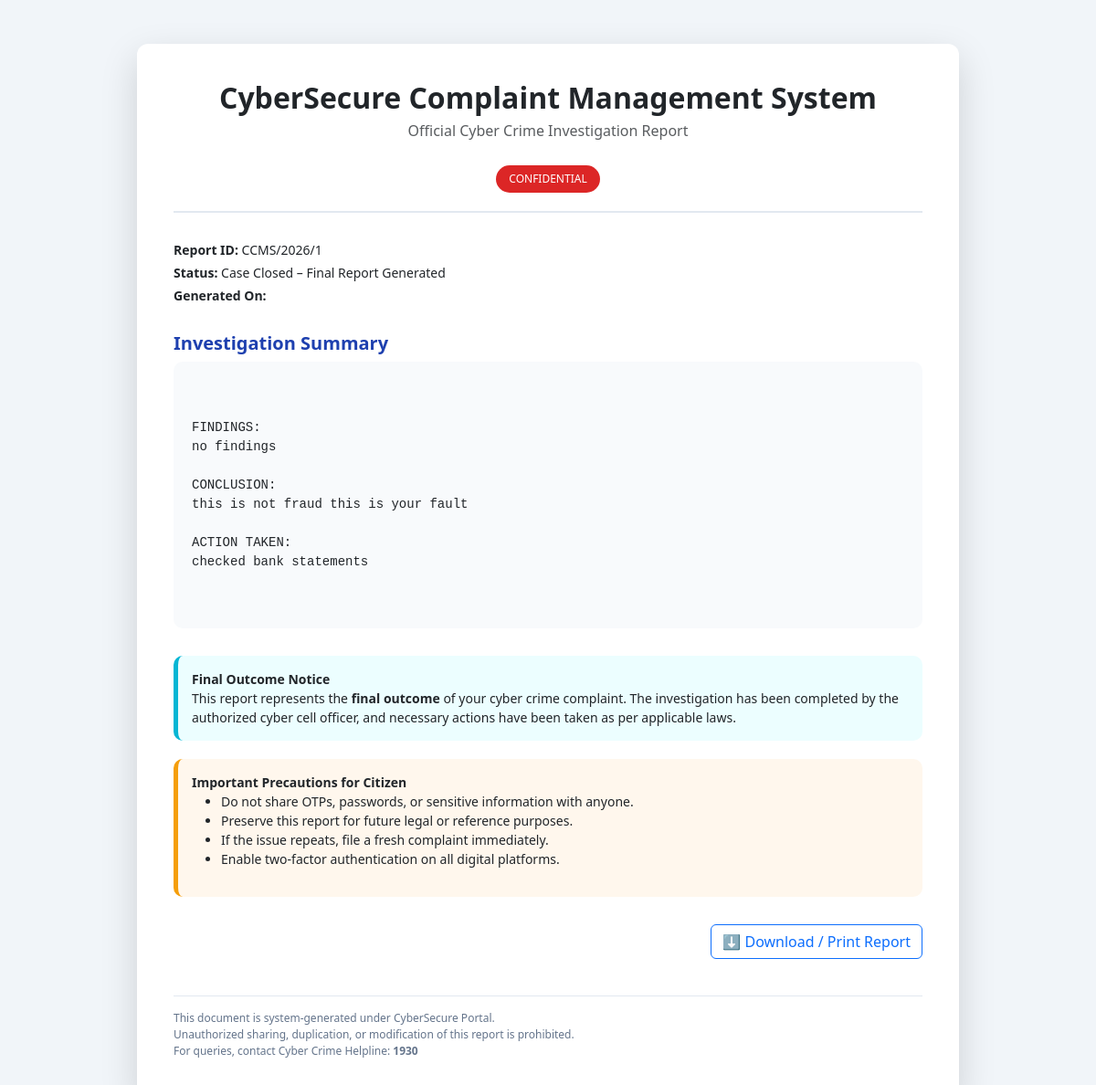
Screenshot of /citizen/report/1 (signed in) with the database file from the repository.
### tables this page shows
CREATE TABLE complaints (
    id INTEGER PRIMARY KEY AUTOINCREMENT,
    user_id INTEGER,
    title TEXT,
    description TEXT,
    category TEXT,
    status TEXT DEFAULT 'Submitted',
    created_at TEXT
, officer_id INTEGER, report_id TEXT, report TEXT);

### app.py (the view)
@app.route('/citizen/report/<int:cid>')
@login_required(role='citizen')
def view_report(cid):
    conn = sqlite3.connect('database.db')
    cursor = conn.cursor()
    cursor.execute("""
        SELECT report, report_id
        FROM complaints
        WHERE id=?
    """, (cid,))
    data = cursor.fetchone()
    conn.close()
    return render_template(
        'citizen/report.html',
        report=data[0],
        report_id=data[1]
    )

### app.py (called while the page is built)
def login_required(role=None):
    def decorator(f):
        @wraps(f)
        def wrapped(*args, **kwargs):
            if 'user_id' not in session:
                return redirect('/login')
            if role and session.get('role') != role:
                return redirect('/login')
            return f(*args, **kwargs)
        return wrapped
    return decorator

### templates/citizen/report.html (shortened to what this page needs)
<!DOCTYPE html>
<html>
<head>
    <link href="https://cdn.jsdelivr.net/npm/bootstrap@5.3.2/dist/css/bootstrap.min.css" rel="stylesheet">
</head>
<body>
<div class="container my-5">
    <div class="report-box">
        <div class="header">
            <h2>CyberSecure Complaint Management System</h2>
            <p class="text-muted">Official Cyber Crime Investigation Report</p>
            <span class="badge-confidential">CONFIDENTIAL</span>
        </div>
        <div class="meta">
            <p><b>Report ID:</b> {{ report_id }}</p>
            <p><b>Status:</b> Case Closed – Final Report Generated</p>
            <p><b>Generated On:</b> {{ generated_date }}</p>
        </div>
        <h5 class="section-title">Investigation Summary</h5>
        <div class="report-content">
{{ report }}
        </div>
        <div class="notice">
            <b>Final Outcome Notice</b><br>
            This report represents the <b>final outcome</b> of your cyber crime complaint.
            The investigation has been completed by the authorized cyber cell officer,
            and necessary actions have been taken as per applicable laws.
        </div>
        <div class="precaution">
            <b>Important Precautions for Citizen</b>
            <ul>
                <li>Do not share OTPs, passwords, or sensitive information with anyone.</li>
                <li>Preserve this report for future legal or reference purposes.</li>
                <li>If the issue repeats, file a fresh complaint immediately.</li>
                <li>Enable two-factor authentication on all digital platforms.</li>
            </ul>
        </div>
        <div class="actions">
            <button onclick="window.print()" class="btn btn-outline-primary">
                ⬇ Download / Print Report
            </button>
        </div>
        <div class="footer">
            This document is system-generated under CyberSecure Portal.<br>
            Unauthorized sharing, duplication, or modification of this report is prohibited.<br>
            For queries, contact Cyber Crime Helpline: <b>1930</b>
        </div>
    </div>
</div>
</body>
</html>

### templates/citizen/report.html (style rules this page uses)
body { background:#f1f5f9; }
.report-box { max-width:900px; margin:auto; background:white; padding:40px; border-radius:12px; box-shadow:0 15px 40px rgba(0,0,0,.15); }
.header { text-align:center; border-bottom:2px solid #e2e8f0; padding-bottom:20px; margin-bottom:30px; }
.header h2 { font-weight:700; margin-bottom:5px; }
.badge-confidential { background:#dc2626; color:white; padding:6px 14px; border-radius:20px; font-size:12px; display:inline-block; margin-top:10px; }
.meta p { margin:4px 0; font-size:14px; }
.section-title { margin-top:30px; font-weight:600; color:#1e40af; }
.report-content { background:#f8fafc; padding:20px; border-radius:10px; white-space:pre-wrap; font-family:monospace; font-size:14px; }
.notice { background:#ecfeff; border-left:5px solid #06b6d4; padding:15px; border-radius:10px; margin-top:30px; font-size:14px; }
.precaution { background:#fff7ed; border-left:5px solid #f59e0b; padding:15px; border-radius:10px; margin-top:20px; font-size:14px; }
.footer { margin-top:40px; border-top:1px solid #e2e8f0; padding-top:15px; font-size:12px; color:#64748b; }
.actions { margin-top:30px; text-align:right; }

### rows the page displays
complaints: report "CCMS/2026/1", report "FINDINGS: no findings CONCLUSION: this is not fraud this is your fault ACTION TAKEN: checked bank statements"
